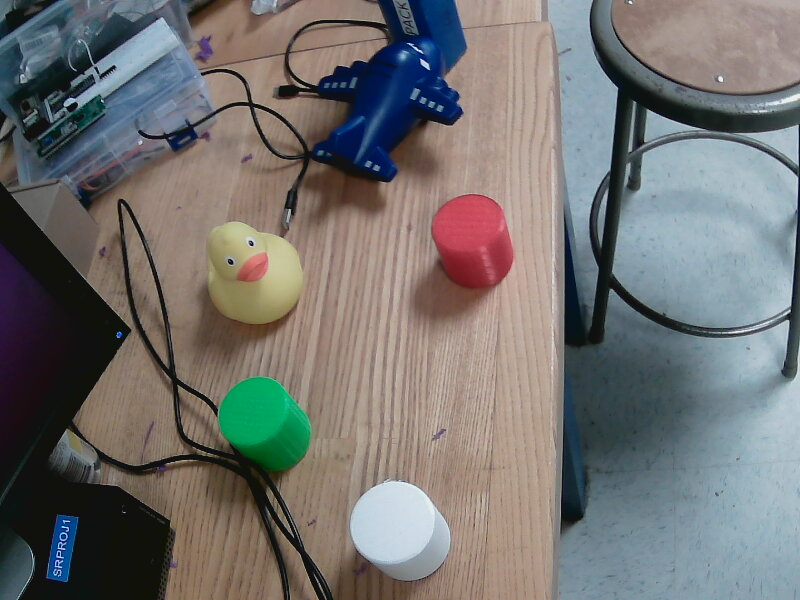
#> input picture test_images/2023-03-03-151353.jpg, 800 x 600 px, given in place of the camera
$ python color_range.py
#> lines starting #> are read from the running program, lines starting #| are printed output that depends on the picture; after the words box and inside, x2 and y2 are one past the last pixel; in counts of white or black regions, pixels touching at a corner belong together
#finding hsv range of target object(pen)
import cv2
import numpy as np
import time
# A required callback method that goes into the trackbar function.
def nothing(x):
    pass

# Initializing the webcam feed.
cap = cv2.VideoCapture(1)
cap.set(3,1280)
cap.set(4,720)

# Create a window named trackbars.
cv2.namedWindow("Trackbars")

# Now create 6 trackbars that will control the lower and upper range of
# H,S and V channels. The Arguments are like this: Name of trackbar,
# window name, range,callback function. For Hue the range is 0-179 and
# for S,V its 0-255.
cv2.createTrackbar("L - H", "Trackbars", 0, 179, nothing)
#> slider 'L - H' is set to 35
cv2.createTrackbar("L - S", "Trackbars", 0, 255, nothing)
#> slider 'L - S' is set to 51
cv2.createTrackbar("L - V", "Trackbars", 0, 255, nothing)
#> slider 'L - V' is set to 51
cv2.createTrackbar("U - H", "Trackbars", 179, 179, nothing)
cv2.createTrackbar("U - S", "Trackbars", 255, 255, nothing)
cv2.createTrackbar("U - V", "Trackbars", 255, 255, nothing)

while True:

    # Start reading the webcam feed frame by frame.
    ret, frame = cap.read()
#> frame is the input picture: shape (600, 800, 3); mean B, G, R 112.2, 113.5, 114.7
    if not ret:
        break
    # Flip the frame horizontally (Not required)
    frame = cv2.flip( frame, 1 )
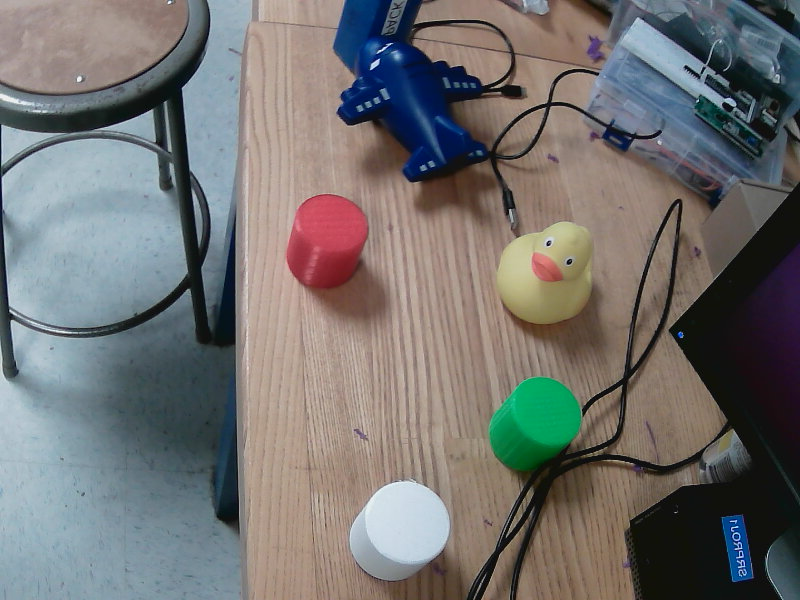
#> frame: shape (600, 800, 3); mean B, G, R 112.2, 113.5, 114.7

    # Convert the BGR image to HSV image.
    hsv = cv2.cvtColor(frame, cv2.COLOR_BGR2HSV)
#> hsv: shape (600, 800, 3); mean H, S, V 57.2, 69.3, 129.5

    # Get the new values of the trackbar in real time as the user changes
    # them
    l_h = cv2.getTrackbarPos("L - H", "Trackbars")
    l_s = cv2.getTrackbarPos("L - S", "Trackbars")
    l_v = cv2.getTrackbarPos("L - V", "Trackbars")
    u_h = cv2.getTrackbarPos("U - H", "Trackbars")
    u_s = cv2.getTrackbarPos("U - S", "Trackbars")
    u_v = cv2.getTrackbarPos("U - V", "Trackbars")

    # Set the lower and upper HSV range according to the value selected
    # by the trackbar
    lower_range = np.array([l_h, l_s, l_v])
    upper_range = np.array([u_h, u_s, u_v])

    # Filter the image and get the binary mask, where white represents
    # your target color
    mask = cv2.inRange(hsv, lower_range, upper_range)
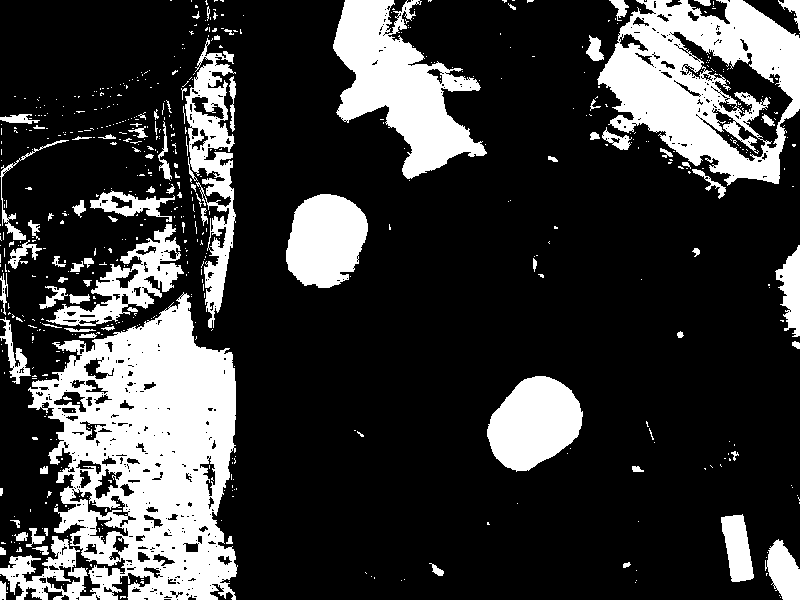
#> mask: shape (600, 800); 23% white; 639 white regions (553 under 20 px), largest, box (x1, y1, x2, y2) and area: (0, 292, 238, 600) 40513, (597, 0, 800, 186) 20594, (333, 0, 487, 179) 13148

    # You can also visualize the real part of the target color (Optional)
    res = cv2.bitwise_and(frame, frame, mask=mask)
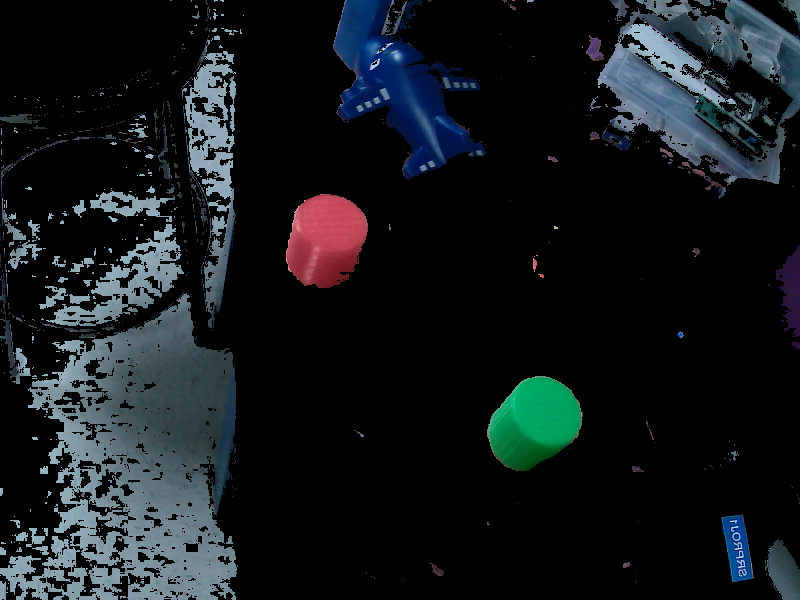
#> res: shape (600, 800, 3); mean B, G, R 27.2, 24.1, 19.3

    # Converting the binary mask to 3 channel image, this is just so
    # we can stack it with the others
    mask_3 = cv2.cvtColor(mask, cv2.COLOR_GRAY2BGR)

    # stack the mask, orginal frame and the filtered result
    stacked = np.hstack((mask_3,frame,res))
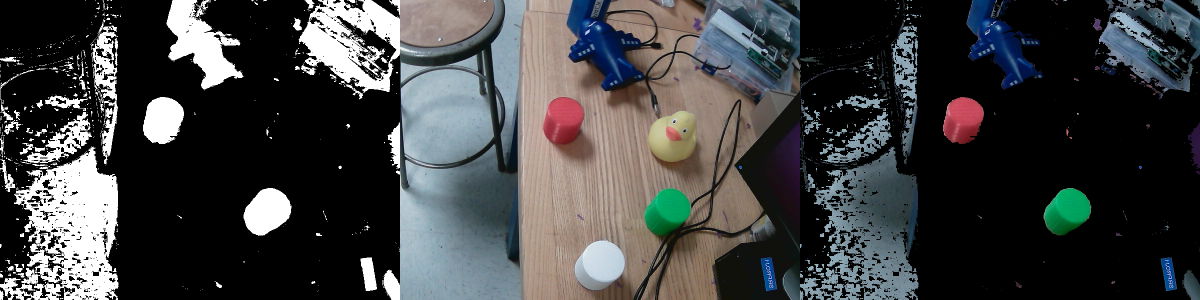
#> stacked: shape (600, 2400, 3) (shown at 1/2 size); mean B, G, R 66, 65.4, 64.2

    # Show this stacked frame at 40% of the size.
    cv2.imshow('Trackbars',cv2.resize(stacked,None,fx=0.4,fy=0.4))
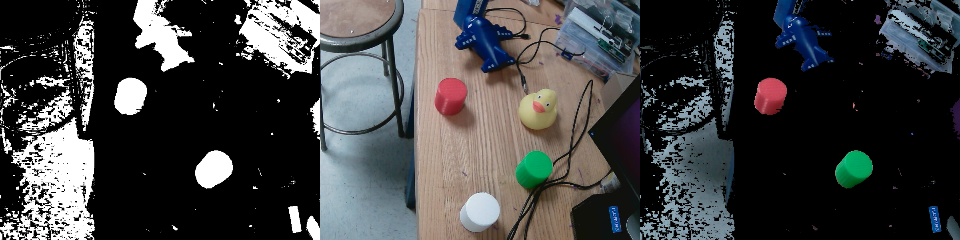
#> window 'Trackbars': shape (240, 960, 3); mean B, G, R 66, 65.4, 64.2

    # If the user presses ESC then exit the program
    key = cv2.waitKey(1)
#> (key Esc is pressed here)
    if key == 27:
        break

    # If the user presses `s` then print this array.
    if key == ord('s'):

        thearray = [[l_h,l_s,l_v],[u_h, u_s, u_v]]
        print(thearray)

        # Also save this array as penval.npy
        np.save('hsv_value',thearray)
        break

# Release the camera & destroy the windows.
cap.release()
cv2.destroyAllWindows()
